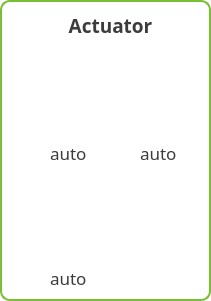
   <widget class="QFrame" name="frame_25">
    <property name="geometry">
     <rect>
      <x>20</x>
      <y>160</y>
      <width>211</width>
      <height>301</height>
     </rect>
    </property>
    <property name="styleSheet">
     <string notr="true">background:qlineargradient(spread:pad, x1:0, y1:0, x2:1, y2:1, stop:0 rgba(255, 255, 255, 0), stop:1 rgba(255, 255, 255, 161));
border : 2px solid rgb(121,191,53);
border-radius : 10px</string>
    </property>
    <property name="frameShape">
     <enum>QFrame::StyledPanel</enum>
    </property>
    <property name="frameShadow">
     <enum>QFrame::Raised</enum>
    </property>
    <widget class="QCheckBox" name="led_auto">
     <property name="geometry">
      <rect>
       <x>30</x>
       <y>145</y>
       <width>61</width>
       <height>16</height>
      </rect>
     </property>
     <property name="font">
      <font>
       <family>나눔바른고딕</family>
       <pointsize>13</pointsize>
       <weight>50</weight>
       <bold>false</bold>
      </font>
     </property>
     <property name="styleSheet">
      <string notr="true">color:rgb(60,60,60);
background:transparent;
border:transparent;</string>
     </property>
     <property name="text">
      <string>auto</string>
     </property>
    </widget>
    <widget class="QPushButton" name="fan_switch">
     <property name="geometry">
      <rect>
       <x>110</x>
       <y>50</y>
       <width>85</width>
       <height>85</height>
      </rect>
     </property>
     <property name="styleSheet">
      <string notr="true">QPushButton{background:transparent;
border:transparent;
image: url(:/img/resources/fan_off.png);
}
QPushButton:checked{background:transparent;
border:transparent;
image: url(:/img/resources/fan_on.png);}</string>
     </property>
     <property name="text">
      <string/>
     </property>
     <property name="checkable">
      <bool>true</bool>
     </property>
    </widget>
    <widget class="QPushButton" name="led_switch">
     <property name="geometry">
      <rect>
       <x>15</x>
       <y>50</y>
       <width>85</width>
       <height>85</height>
      </rect>
     </property>
     <property name="styleSheet">
      <string notr="true">QPushButton{
image: url(:/img/resources/light_off.png);
background:transparent;
border:transparent;
}
QPushButton:checked{
image: url(:/img/resources/light_on.png);
background:transparent;
border:transparent;}</string>
     </property>
     <property name="text">
      <string/>
     </property>
     <property name="checkable">
      <bool>true</bool>
     </property>
    </widget>
    <widget class="QPushButton" name="cs_switch">
     <property name="geometry">
      <rect>
       <x>15</x>
       <y>175</y>
       <width>85</width>
       <height>85</height>
      </rect>
     </property>
     <property name="styleSheet">
      <string notr="true">QPushButton{background:transparent;
border:transparent;
image: url(:/img/resources/nut_off.png);
}
QPushButton:checked{background:transparent;
border:transparent;
image:url(:/img/resources/nut_on.png);}</string>
     </property>
     <property name="text">
      <string/>
     </property>
     <property name="checkable">
      <bool>true</bool>
     </property>
    </widget>
    <widget class="QCheckBox" name="fan_auto">
     <property name="geometry">
      <rect>
       <x>120</x>
       <y>145</y>
       <width>61</width>
       <height>16</height>
      </rect>
     </property>
     <property name="font">
      <font>
       <family>나눔바른고딕</family>
       <pointsize>13</pointsize>
       <weight>50</weight>
       <bold>false</bold>
      </font>
     </property>
     <property name="styleSheet">
      <string notr="true">color:rgb(60,60,60);
background:transparent;
border:transparent;</string>
     </property>
     <property name="text">
      <string>auto</string>
     </property>
    </widget>
    <widget class="QCheckBox" name="cs_auto">
     <property name="geometry">
      <rect>
       <x>30</x>
       <y>270</y>
       <width>61</width>
       <height>16</height>
      </rect>
     </property>
     <property name="font">
      <font>
       <family>나눔바른고딕</family>
       <pointsize>13</pointsize>
       <weight>50</weight>
       <bold>false</bold>
      </font>
     </property>
     <property name="styleSheet">
      <string notr="true">color:rgb(60,60,60);
background:transparent;
border:transparent;</string>
     </property>
     <property name="text">
      <string>auto</string>
     </property>
    </widget>
    <widget class="QPushButton" name="blackout_check_button">
     <property name="geometry">
      <rect>
       <x>110</x>
       <y>175</y>
       <width>85</width>
       <height>85</height>
      </rect>
     </property>
     <property name="styleSheet">
      <string notr="true">QPushButton{background:transparent;
border:transparent;
image: url(:/img/resources/elec_off.png);
}
QPushButton:pressed{background:transparent;
border:transparent;
image:url(:/img/resources/elec_on.png);}</string>
     </property>
     <property name="text">
      <string/>
     </property>
     <property name="checkable">
      <bool>false</bool>
     </property>
    </widget>
    <widget class="QLabel" name="label_36">
     <property name="geometry">
      <rect>
       <x>50</x>
       <y>10</y>
       <width>121</width>
       <height>31</height>
      </rect>
     </property>
     <property name="font">
      <font>
       <family>나눔스퀘어 Bold</family>
       <pointsize>14</pointsize>
       <weight>75</weight>
       <bold>true</bold>
      </font>
     </property>
     <property name="styleSheet">
      <string notr="true">background:transparent;
border:transparent;
color:rgb(60,60,60)</string>
     </property>
     <property name="text">
      <string>Actuator</string>
     </property>
     <property name="alignment">
      <set>Qt::AlignCenter</set>
     </property>
    </widget>
   </widget>
